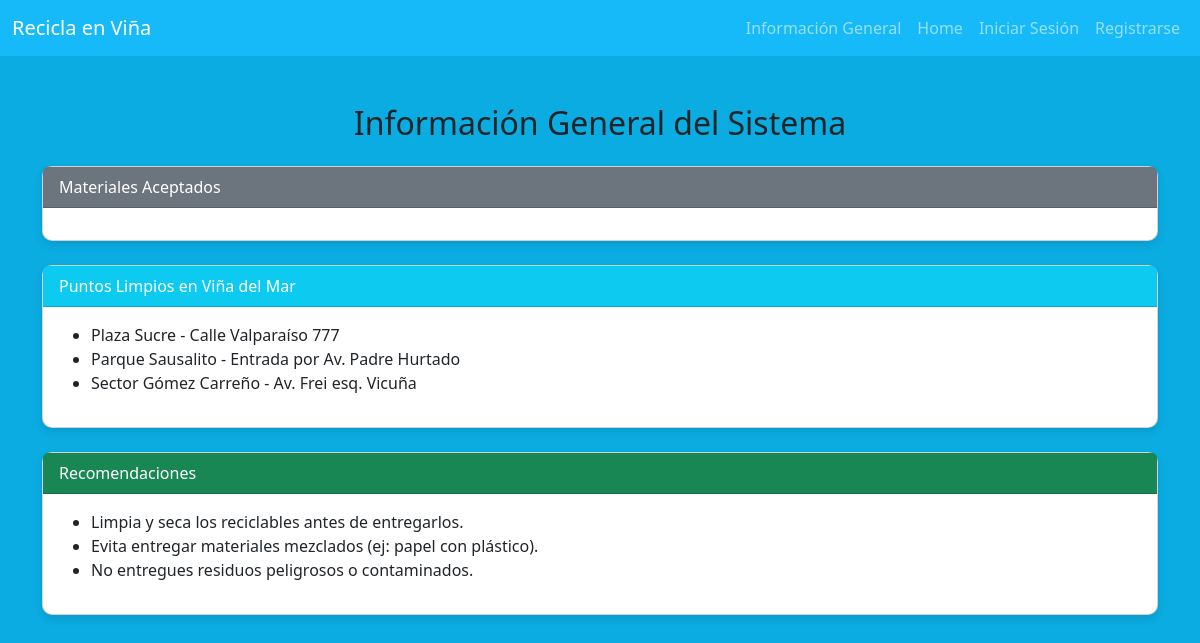
The page /informacion on the database as committed earlier.
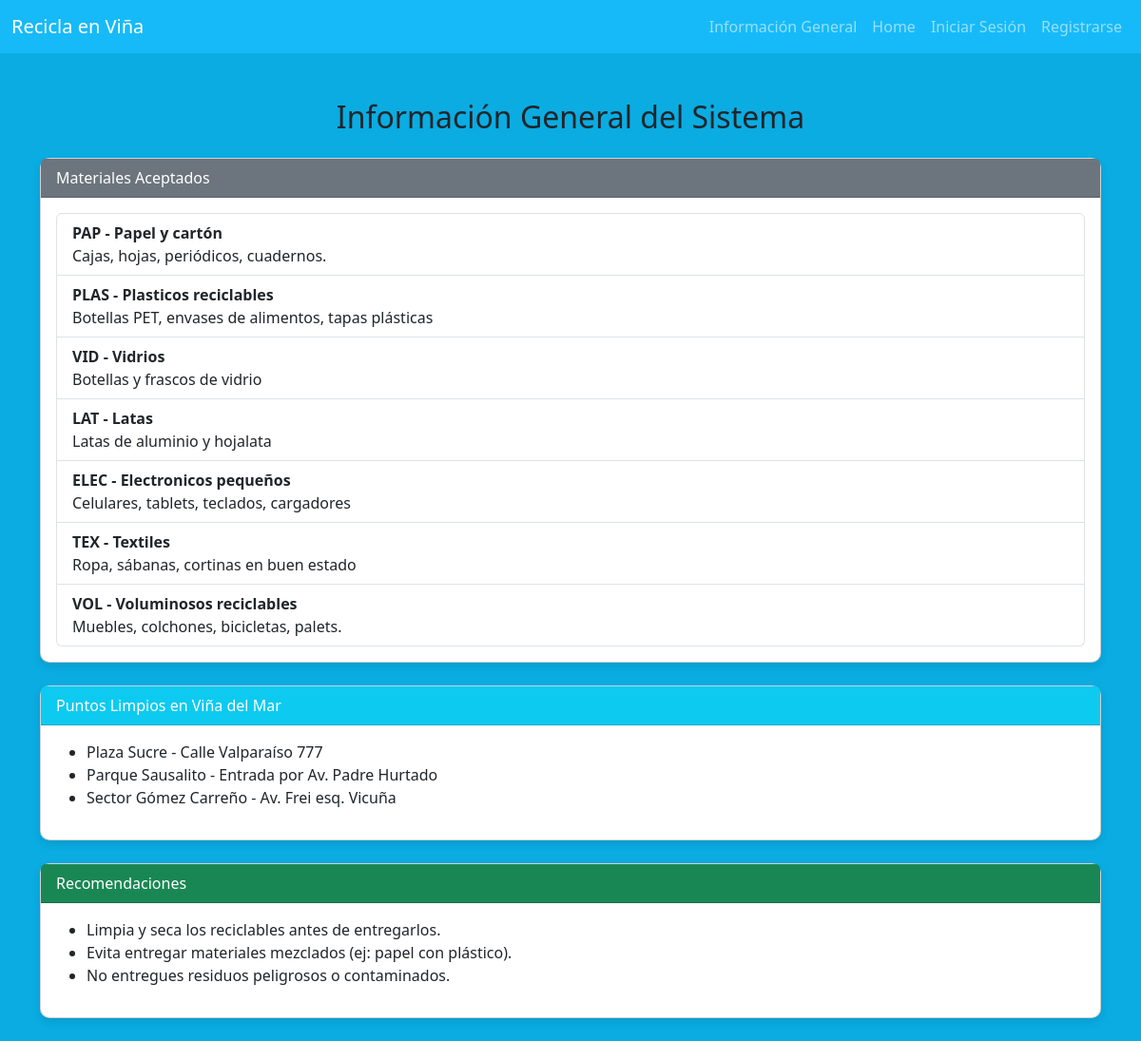
The same page on the database as committed later.
### core/models.py (models this page shows, shortened)
class Material(models.Model):
    codigo = models.CharField(max_length=10, unique=True)
    nombre = models.CharField(max_length=100)
    descripcion = models.TextField()

### core/views.py (the view)
# urls.py: path('informacion', views.informacion, name='informacion'),
def informacion(request):
    materiales = Material.objects.all()
    data = {
        'materiales': materiales
    }
    return render(request, 'core/informacion.html', data)

### core/templates/core/informacion.html (shortened to what this page needs)
{%extends 'core/base.html'%}
{% block contenido%}
<div class="container1 mt-5">
    <h2 class="mb-4 text-center">Información General del Sistema</h2>
    <div class="card mb-4">
        <div class="card-header bg-secondary text-white">
            Materiales Aceptados
        </div>
        <div class="card-body">
            <ul class="list-group">
                {% for material in materiales %}
                <li class="list-group-item">
                    <strong>{{ material.codigo }} - {{ material.nombre }}</strong><br>
                    {{ material.descripcion }}
                </li>
                {% endfor %}
            </ul>
        </div>
    </div>
    <div class="card mb-4">
        <div class="card-header bg-info text-white">
            Puntos Limpios en Viña del Mar
        </div>
        <div class="card-body">
            <ul>
                <li>Plaza Sucre - Calle Valparaíso 777</li>
                <li>Parque Sausalito - Entrada por Av. Padre Hurtado</li>
                <li>Sector Gómez Carreño - Av. Frei esq. Vicuña</li>
            </ul>
        </div>
    </div>
    <div class="card mb-4">
        <div class="card-header bg-success text-white">
            Recomendaciones
        </div>
        <div class="card-body">
            <ul>
                <li>Limpia y seca los reciclables antes de entregarlos.</li>
                <li>Evita entregar materiales mezclados (ej: papel con plástico).</li>
                <li>No entregues residuos peligrosos o contaminados.</li>
            </ul>
        </div>
    </div>
</div>
{% endblock %}

Rows that differ between the two databases and show on the page:
added Material: codigo "PAP", nombre "Papel y cartón", descripcion "Cajas, hojas, periódicos, cuadernos."
added Material: codigo "PLAS", nombre "Plasticos reciclables", descripcion "Botellas PET, envases de alimentos, tapas plásticas"
added Material: codigo "VID", nombre "Vidrios", descripcion "Botellas y frascos de vidrio"
added Material: codigo "LAT", nombre "Latas", descripcion "Latas de aluminio y hojalata"
added Material: codigo "ELEC", nombre "Electronicos pequeños", descripcion "Celulares, tablets, teclados, cargadores"
added Material: codigo "TEX", nombre "Textiles", descripcion "Ropa, sábanas, cortinas en buen estado"
added Material: codigo "VOL", nombre "Voluminosos reciclables", descripcion "Muebles, colchones, bicicletas, palets."
